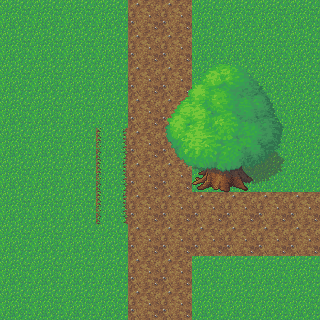

A level layout from a 2D game, rendered from its tile map. Below: a short description, then the map file with its tile-grid data intact:
An orthogonal 10x10 tile map with 32x32 px tiles, 2 tile layers (Background, Statics), 2 tilesets and 5 objects (TopBounds, LeftBounds, BottomBounds, RightBounds, TreeBounds).

<map version="1.2" tiledversion="1.2.4" orientation="orthogonal" renderorder="left-up" width="10" height="10" tilewidth="32" tileheight="32" infinite="0" nextlayerid="6" nextobjectid="25">
 <tileset firstgid="1" source="Grass.tsx" />
 <tileset firstgid="13" source="Tree.tsx" />
 <layer id="1" name="Background" width="10" height="10">
  <data encoding="csv">
1,1,1,1,4,4,1,1,1,1,
1,1,1,1,4,4,1,1,1,1,
1,1,1,1,4,4,1,1,1,1,
1,1,1,1,4,4,1,1,1,1,
1,1,1,8,4,4,1,1,1,1,
1,1,1,8,4,4,1,1,1,1,
1,1,1,8,4,4,4,4,4,4,
1,1,1,1,4,4,4,4,4,4,
1,1,1,1,4,4,1,1,1,1,
1,1,1,1,4,4,1,1,1,1
</data>
 </layer>
 <layer id="3" name="Statics" width="10" height="10">
  <data encoding="csv">
0,0,0,0,0,0,0,0,0,0,
0,0,0,0,0,0,0,0,0,0,
0,0,0,0,0,13,14,15,16,0,
0,0,0,0,0,17,18,19,20,0,
0,0,0,0,0,21,22,23,24,0,
0,0,0,0,0,25,26,27,28,0,
0,0,0,0,0,0,0,0,0,0,
0,0,0,0,0,0,0,0,0,0,
0,0,0,0,0,0,0,0,0,0,
0,0,0,0,0,0,0,0,0,0
</data>
 </layer>
 <objectgroup id="4" name="Statics_Object_Layer">
  <object id="6" name="TopBounds" x="2" y="-33" width="316" height="47" />
  <object id="7" name="LeftBounds" x="-44" y="-3" width="58" height="323" />
  <object id="9" name="BottomBounds" x="8" y="304" width="311" height="57" />
  <object id="10" name="RightBounds" x="309" y="5" width="74" height="318" />
  <object id="18" name="TreeBounds" x="193" y="173" width="61" height="19" />
 </objectgroup>
</map>
